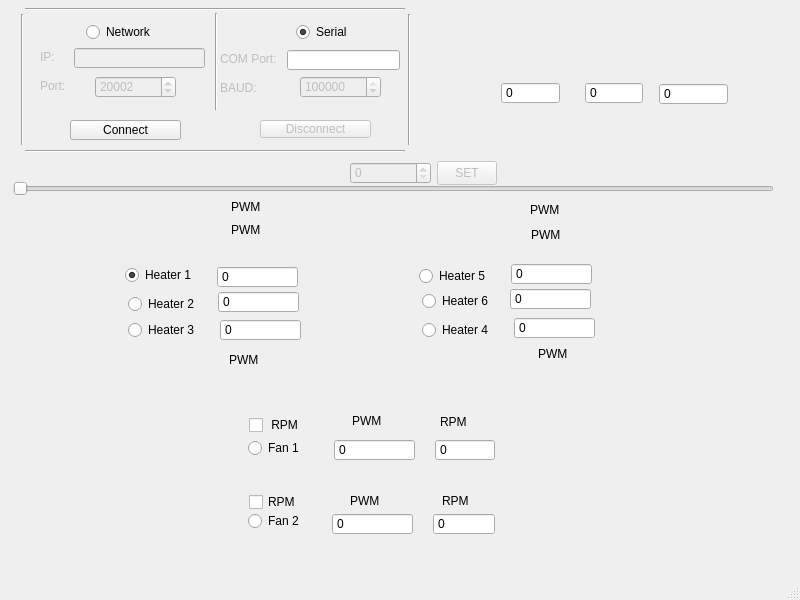
<?xml version="1.0" encoding="UTF-8"?>
<ui version="4.0">
 <class>MainWindow</class>
 <widget class="QMainWindow" name="MainWindow">
  <property name="enabled">
   <bool>true</bool>
  </property>
  <property name="geometry">
   <rect>
    <x>0</x>
    <y>0</y>
    <width>800</width>
    <height>600</height>
   </rect>
  </property>
  <property name="sizePolicy">
   <sizepolicy hsizetype="Preferred" vsizetype="Preferred">
    <horstretch>0</horstretch>
    <verstretch>0</verstretch>
   </sizepolicy>
  </property>
  <property name="windowTitle">
   <string>MainWindow</string>
  </property>
  <widget class="QWidget" name="centralwidget">
   <widget class="QSlider" name="generalSlider">
    <property name="enabled">
     <bool>false</bool>
    </property>
    <property name="geometry">
     <rect>
      <x>13</x>
      <y>179</y>
      <width>761</width>
      <height>20</height>
     </rect>
    </property>
    <property name="maximum">
     <number>255</number>
    </property>
    <property name="orientation">
     <enum>Qt::Horizontal</enum>
    </property>
   </widget>
   <widget class="QRadioButton" name="radioButtonSerial">
    <property name="geometry">
     <rect>
      <x>296</x>
      <y>23</y>
      <width>71</width>
      <height>18</height>
     </rect>
    </property>
    <property name="text">
     <string>Serial</string>
    </property>
    <property name="checked">
     <bool>true</bool>
    </property>
    <attribute name="buttonGroup">
     <string notr="true">buttonGroupComm</string>
    </attribute>
   </widget>
   <widget class="QRadioButton" name="radioButtonNetwork">
    <property name="geometry">
     <rect>
      <x>86</x>
      <y>23</y>
      <width>91</width>
      <height>18</height>
     </rect>
    </property>
    <property name="text">
     <string>Network</string>
    </property>
    <attribute name="buttonGroup">
     <string notr="true">buttonGroupComm</string>
    </attribute>
   </widget>
   <widget class="QSpinBox" name="sliderValue">
    <property name="enabled">
     <bool>false</bool>
    </property>
    <property name="geometry">
     <rect>
      <x>350</x>
      <y>162</y>
      <width>81</width>
      <height>22</height>
     </rect>
    </property>
    <property name="maximum">
     <number>255</number>
    </property>
    <property name="singleStep">
     <number>1</number>
    </property>
   </widget>
   <widget class="QSpinBox" name="baud">
    <property name="enabled">
     <bool>false</bool>
    </property>
    <property name="geometry">
     <rect>
      <x>300</x>
      <y>76</y>
      <width>81</width>
      <height>22</height>
     </rect>
    </property>
    <property name="maximum">
     <number>1000000</number>
    </property>
    <property name="value">
     <number>115200</number>
    </property>
   </widget>
   <widget class="QLabel" name="label_ComPort">
    <property name="enabled">
     <bool>false</bool>
    </property>
    <property name="geometry">
     <rect>
      <x>220</x>
      <y>49</y>
      <width>81</width>
      <height>20</height>
     </rect>
    </property>
    <property name="text">
     <string>COM Port: </string>
    </property>
   </widget>
   <widget class="QLabel" name="label_Baud">
    <property name="enabled">
     <bool>false</bool>
    </property>
    <property name="geometry">
     <rect>
      <x>220</x>
      <y>80</y>
      <width>51</width>
      <height>16</height>
     </rect>
    </property>
    <property name="text">
     <string>BAUD:</string>
    </property>
   </widget>
   <widget class="QLabel" name="label_IP">
    <property name="enabled">
     <bool>false</bool>
    </property>
    <property name="geometry">
     <rect>
      <x>40</x>
      <y>49</y>
      <width>16</width>
      <height>16</height>
     </rect>
    </property>
    <property name="text">
     <string>IP:</string>
    </property>
   </widget>
   <widget class="QLabel" name="label_Port">
    <property name="enabled">
     <bool>false</bool>
    </property>
    <property name="geometry">
     <rect>
      <x>40</x>
      <y>78</y>
      <width>41</width>
      <height>16</height>
     </rect>
    </property>
    <property name="text">
     <string>Port:</string>
    </property>
   </widget>
   <widget class="QSpinBox" name="port">
    <property name="enabled">
     <bool>false</bool>
    </property>
    <property name="geometry">
     <rect>
      <x>95</x>
      <y>76</y>
      <width>81</width>
      <height>22</height>
     </rect>
    </property>
    <property name="maximum">
     <number>65535</number>
    </property>
    <property name="value">
     <number>20002</number>
    </property>
   </widget>
   <widget class="QPushButton" name="connect">
    <property name="geometry">
     <rect>
      <x>70</x>
      <y>120</y>
      <width>111</width>
      <height>20</height>
     </rect>
    </property>
    <property name="text">
     <string>Connect</string>
    </property>
   </widget>
   <widget class="QPushButton" name="disconnect">
    <property name="enabled">
     <bool>false</bool>
    </property>
    <property name="geometry">
     <rect>
      <x>260</x>
      <y>120</y>
      <width>111</width>
      <height>18</height>
     </rect>
    </property>
    <property name="text">
     <string>Disconnect</string>
    </property>
   </widget>
   <widget class="QPushButton" name="setPushButton">
    <property name="enabled">
     <bool>false</bool>
    </property>
    <property name="geometry">
     <rect>
      <x>437</x>
      <y>161</y>
      <width>60</width>
      <height>24</height>
     </rect>
    </property>
    <property name="text">
     <string>SET</string>
    </property>
   </widget>
   <widget class="QLineEdit" name="hostAddress">
    <property name="enabled">
     <bool>false</bool>
    </property>
    <property name="geometry">
     <rect>
      <x>74</x>
      <y>48</y>
      <width>131</width>
      <height>20</height>
     </rect>
    </property>
   </widget>
   <widget class="Line" name="line">
    <property name="geometry">
     <rect>
      <x>25</x>
      <y>149</y>
      <width>380</width>
      <height>4</height>
     </rect>
    </property>
    <property name="orientation">
     <enum>Qt::Horizontal</enum>
    </property>
   </widget>
   <widget class="Line" name="line_2">
    <property name="geometry">
     <rect>
      <x>20</x>
      <y>14</y>
      <width>4</width>
      <height>131</height>
     </rect>
    </property>
    <property name="orientation">
     <enum>Qt::Vertical</enum>
    </property>
   </widget>
   <widget class="Line" name="line_3">
    <property name="geometry">
     <rect>
      <x>25</x>
      <y>7</y>
      <width>380</width>
      <height>4</height>
     </rect>
    </property>
    <property name="minimumSize">
     <size>
      <width>380</width>
      <height>0</height>
     </size>
    </property>
    <property name="orientation">
     <enum>Qt::Horizontal</enum>
    </property>
   </widget>
   <widget class="Line" name="line_4">
    <property name="geometry">
     <rect>
      <x>401</x>
      <y>14</y>
      <width>16</width>
      <height>131</height>
     </rect>
    </property>
    <property name="orientation">
     <enum>Qt::Vertical</enum>
    </property>
   </widget>
   <widget class="Line" name="line_5">
    <property name="geometry">
     <rect>
      <x>208</x>
      <y>13</y>
      <width>16</width>
      <height>97</height>
     </rect>
    </property>
    <property name="orientation">
     <enum>Qt::Vertical</enum>
    </property>
   </widget>
   <widget class="QLineEdit" name="comPort">
    <property name="geometry">
     <rect>
      <x>287</x>
      <y>50</y>
      <width>113</width>
      <height>20</height>
     </rect>
    </property>
   </widget>
   <widget class="QSpinBox" name="heater1">
    <property name="geometry">
     <rect>
      <x>217</x>
      <y>266</y>
      <width>81</width>
      <height>22</height>
     </rect>
    </property>
    <property name="readOnly">
     <bool>true</bool>
    </property>
    <property name="buttonSymbols">
     <enum>QAbstractSpinBox::NoButtons</enum>
    </property>
    <property name="maximum">
     <number>255</number>
    </property>
   </widget>
   <widget class="QSpinBox" name="heater2">
    <property name="geometry">
     <rect>
      <x>218</x>
      <y>291</y>
      <width>81</width>
      <height>22</height>
     </rect>
    </property>
    <property name="readOnly">
     <bool>true</bool>
    </property>
    <property name="buttonSymbols">
     <enum>QAbstractSpinBox::NoButtons</enum>
    </property>
    <property name="maximum">
     <number>255</number>
    </property>
   </widget>
   <widget class="QSpinBox" name="heater3">
    <property name="geometry">
     <rect>
      <x>220</x>
      <y>319</y>
      <width>81</width>
      <height>22</height>
     </rect>
    </property>
    <property name="readOnly">
     <bool>true</bool>
    </property>
    <property name="buttonSymbols">
     <enum>QAbstractSpinBox::NoButtons</enum>
    </property>
    <property name="maximum">
     <number>255</number>
    </property>
   </widget>
   <widget class="QSpinBox" name="heater4">
    <property name="geometry">
     <rect>
      <x>514</x>
      <y>317</y>
      <width>81</width>
      <height>22</height>
     </rect>
    </property>
    <property name="readOnly">
     <bool>true</bool>
    </property>
    <property name="buttonSymbols">
     <enum>QAbstractSpinBox::NoButtons</enum>
    </property>
    <property name="maximum">
     <number>255</number>
    </property>
   </widget>
   <widget class="QSpinBox" name="heater5">
    <property name="geometry">
     <rect>
      <x>511</x>
      <y>263</y>
      <width>81</width>
      <height>22</height>
     </rect>
    </property>
    <property name="readOnly">
     <bool>true</bool>
    </property>
    <property name="buttonSymbols">
     <enum>QAbstractSpinBox::NoButtons</enum>
    </property>
    <property name="maximum">
     <number>255</number>
    </property>
   </widget>
   <widget class="QSpinBox" name="heater6">
    <property name="geometry">
     <rect>
      <x>510</x>
      <y>288</y>
      <width>81</width>
      <height>22</height>
     </rect>
    </property>
    <property name="readOnly">
     <bool>true</bool>
    </property>
    <property name="buttonSymbols">
     <enum>QAbstractSpinBox::NoButtons</enum>
    </property>
    <property name="maximum">
     <number>255</number>
    </property>
   </widget>
   <widget class="QSpinBox" name="heater7">
    <property name="geometry">
     <rect>
      <x>334</x>
      <y>439</y>
      <width>81</width>
      <height>22</height>
     </rect>
    </property>
    <property name="readOnly">
     <bool>true</bool>
    </property>
    <property name="buttonSymbols">
     <enum>QAbstractSpinBox::NoButtons</enum>
    </property>
    <property name="maximum">
     <number>255</number>
    </property>
   </widget>
   <widget class="QSpinBox" name="heater8">
    <property name="geometry">
     <rect>
      <x>332</x>
      <y>513</y>
      <width>81</width>
      <height>22</height>
     </rect>
    </property>
    <property name="readOnly">
     <bool>true</bool>
    </property>
    <property name="buttonSymbols">
     <enum>QAbstractSpinBox::NoButtons</enum>
    </property>
    <property name="maximum">
     <number>255</number>
    </property>
   </widget>
   <widget class="QRadioButton" name="radioButtonH1">
    <property name="geometry">
     <rect>
      <x>125</x>
      <y>266</y>
      <width>69</width>
      <height>18</height>
     </rect>
    </property>
    <property name="text">
     <string>Heater 1</string>
    </property>
    <property name="checked">
     <bool>true</bool>
    </property>
    <attribute name="buttonGroup">
     <string notr="true">buttonGroupHeaters</string>
    </attribute>
   </widget>
   <widget class="QRadioButton" name="radioButtonH2">
    <property name="geometry">
     <rect>
      <x>128</x>
      <y>295</y>
      <width>69</width>
      <height>18</height>
     </rect>
    </property>
    <property name="text">
     <string>Heater 2</string>
    </property>
    <attribute name="buttonGroup">
     <string notr="true">buttonGroupHeaters</string>
    </attribute>
   </widget>
   <widget class="QRadioButton" name="radioButtonH3">
    <property name="geometry">
     <rect>
      <x>128</x>
      <y>321</y>
      <width>69</width>
      <height>18</height>
     </rect>
    </property>
    <property name="text">
     <string>Heater 3</string>
    </property>
    <attribute name="buttonGroup">
     <string notr="true">buttonGroupHeaters</string>
    </attribute>
   </widget>
   <widget class="QRadioButton" name="radioButtonH4">
    <property name="geometry">
     <rect>
      <x>422</x>
      <y>321</y>
      <width>69</width>
      <height>18</height>
     </rect>
    </property>
    <property name="text">
     <string>Heater 4</string>
    </property>
    <attribute name="buttonGroup">
     <string notr="true">buttonGroupHeaters</string>
    </attribute>
   </widget>
   <widget class="QRadioButton" name="radioButtonH5">
    <property name="geometry">
     <rect>
      <x>419</x>
      <y>267</y>
      <width>69</width>
      <height>18</height>
     </rect>
    </property>
    <property name="text">
     <string>Heater 5</string>
    </property>
    <attribute name="buttonGroup">
     <string notr="true">buttonGroupHeaters</string>
    </attribute>
   </widget>
   <widget class="QRadioButton" name="radioButtonH6">
    <property name="geometry">
     <rect>
      <x>422</x>
      <y>292</y>
      <width>69</width>
      <height>18</height>
     </rect>
    </property>
    <property name="text">
     <string>Heater 6</string>
    </property>
    <attribute name="buttonGroup">
     <string notr="true">buttonGroupHeaters</string>
    </attribute>
   </widget>
   <widget class="QRadioButton" name="radioButtonH7">
    <property name="geometry">
     <rect>
      <x>248</x>
      <y>439</y>
      <width>69</width>
      <height>18</height>
     </rect>
    </property>
    <property name="text">
     <string>Fan 1</string>
    </property>
    <attribute name="buttonGroup">
     <string notr="true">buttonGroupHeaters</string>
    </attribute>
   </widget>
   <widget class="QRadioButton" name="radioButtonH8">
    <property name="geometry">
     <rect>
      <x>248</x>
      <y>512</y>
      <width>69</width>
      <height>18</height>
     </rect>
    </property>
    <property name="text">
     <string>Fan 2</string>
    </property>
    <attribute name="buttonGroup">
     <string notr="true">buttonGroupHeaters</string>
    </attribute>
   </widget>
   <widget class="QSpinBox" name="temperatureBox">
    <property name="geometry">
     <rect>
      <x>501</x>
      <y>82</y>
      <width>59</width>
      <height>22</height>
     </rect>
    </property>
    <property name="readOnly">
     <bool>true</bool>
    </property>
    <property name="buttonSymbols">
     <enum>QAbstractSpinBox::NoButtons</enum>
    </property>
    <property name="maximum">
     <number>100</number>
    </property>
   </widget>
   <widget class="QSpinBox" name="humidityBox">
    <property name="geometry">
     <rect>
      <x>585</x>
      <y>82</y>
      <width>58</width>
      <height>22</height>
     </rect>
    </property>
    <property name="readOnly">
     <bool>true</bool>
    </property>
    <property name="buttonSymbols">
     <enum>QAbstractSpinBox::NoButtons</enum>
    </property>
    <property name="maximum">
     <number>100</number>
    </property>
   </widget>
   <widget class="QSpinBox" name="airPressureBox">
    <property name="geometry">
     <rect>
      <x>659</x>
      <y>83</y>
      <width>69</width>
      <height>22</height>
     </rect>
    </property>
    <property name="readOnly">
     <bool>true</bool>
    </property>
    <property name="buttonSymbols">
     <enum>QAbstractSpinBox::NoButtons</enum>
    </property>
    <property name="maximum">
     <number>2000</number>
    </property>
   </widget>
   <widget class="QSpinBox" name="rpm1Box">
    <property name="geometry">
     <rect>
      <x>435</x>
      <y>439</y>
      <width>60</width>
      <height>22</height>
     </rect>
    </property>
    <property name="readOnly">
     <bool>true</bool>
    </property>
    <property name="buttonSymbols">
     <enum>QAbstractSpinBox::NoButtons</enum>
    </property>
    <property name="maximum">
     <number>3000</number>
    </property>
   </widget>
   <widget class="QSpinBox" name="rpm2Box">
    <property name="geometry">
     <rect>
      <x>433</x>
      <y>513</y>
      <width>62</width>
      <height>22</height>
     </rect>
    </property>
    <property name="readOnly">
     <bool>true</bool>
    </property>
    <property name="buttonSymbols">
     <enum>QAbstractSpinBox::NoButtons</enum>
    </property>
    <property name="maximum">
     <number>3000</number>
    </property>
   </widget>
   <widget class="QCheckBox" name="Fan2RPMEnabled">
    <property name="geometry">
     <rect>
      <x>249</x>
      <y>493</y>
      <width>73</width>
      <height>18</height>
     </rect>
    </property>
    <property name="text">
     <string>RPM</string>
    </property>
   </widget>
   <widget class="QCheckBox" name="Fan1RPMEnabled">
    <property name="geometry">
     <rect>
      <x>249</x>
      <y>416</y>
      <width>72</width>
      <height>18</height>
     </rect>
    </property>
    <property name="text">
     <string> RPM</string>
    </property>
   </widget>
   <widget class="QLabel" name="label">
    <property name="geometry">
     <rect>
      <x>352</x>
      <y>415</y>
      <width>37</width>
      <height>12</height>
     </rect>
    </property>
    <property name="text">
     <string>PWM</string>
    </property>
   </widget>
   <widget class="QLabel" name="label_2">
    <property name="geometry">
     <rect>
      <x>440</x>
      <y>416</y>
      <width>37</width>
      <height>12</height>
     </rect>
    </property>
    <property name="text">
     <string>RPM</string>
    </property>
   </widget>
   <widget class="QLabel" name="label_3">
    <property name="geometry">
     <rect>
      <x>350</x>
      <y>495</y>
      <width>37</width>
      <height>12</height>
     </rect>
    </property>
    <property name="text">
     <string>PWM</string>
    </property>
   </widget>
   <widget class="QLabel" name="label_4">
    <property name="geometry">
     <rect>
      <x>442</x>
      <y>495</y>
      <width>37</width>
      <height>12</height>
     </rect>
    </property>
    <property name="text">
     <string>RPM</string>
    </property>
   </widget>
   <widget class="QLabel" name="label_5">
    <property name="geometry">
     <rect>
      <x>231</x>
      <y>201</y>
      <width>37</width>
      <height>12</height>
     </rect>
    </property>
    <property name="text">
     <string>PWM</string>
    </property>
   </widget>
   <widget class="QLabel" name="label_6">
    <property name="geometry">
     <rect>
      <x>231</x>
      <y>224</y>
      <width>37</width>
      <height>12</height>
     </rect>
    </property>
    <property name="text">
     <string>PWM</string>
    </property>
   </widget>
   <widget class="QLabel" name="label_7">
    <property name="geometry">
     <rect>
      <x>229</x>
      <y>354</y>
      <width>37</width>
      <height>12</height>
     </rect>
    </property>
    <property name="text">
     <string>PWM</string>
    </property>
   </widget>
   <widget class="QLabel" name="label_8">
    <property name="geometry">
     <rect>
      <x>530</x>
      <y>204</y>
      <width>37</width>
      <height>12</height>
     </rect>
    </property>
    <property name="text">
     <string>PWM</string>
    </property>
   </widget>
   <widget class="QLabel" name="label_9">
    <property name="geometry">
     <rect>
      <x>531</x>
      <y>229</y>
      <width>37</width>
      <height>12</height>
     </rect>
    </property>
    <property name="text">
     <string>PWM</string>
    </property>
   </widget>
   <widget class="QLabel" name="label_10">
    <property name="geometry">
     <rect>
      <x>538</x>
      <y>348</y>
      <width>37</width>
      <height>12</height>
     </rect>
    </property>
    <property name="text">
     <string>PWM</string>
    </property>
   </widget>
  </widget>
  <widget class="QMenuBar" name="menubar">
   <property name="geometry">
    <rect>
     <x>0</x>
     <y>0</y>
     <width>800</width>
     <height>17</height>
    </rect>
   </property>
  </widget>
  <widget class="QStatusBar" name="statusbar"/>
 </widget>
 <resources/>
 <connections>
  <connection>
   <sender>generalSlider</sender>
   <signal>valueChanged(int)</signal>
   <receiver>sliderValue</receiver>
   <slot>setValue(int)</slot>
   <hints>
    <hint type="sourcelabel">
     <x>25</x>
     <y>469</y>
    </hint>
    <hint type="destinationlabel">
     <x>390</x>
     <y>518</y>
    </hint>
   </hints>
  </connection>
  <connection>
   <sender>sliderValue</sender>
   <signal>valueChanged(int)</signal>
   <receiver>generalSlider</receiver>
   <slot>setValue(int)</slot>
   <hints>
    <hint type="sourcelabel">
     <x>411</x>
     <y>518</y>
    </hint>
    <hint type="destinationlabel">
     <x>411</x>
     <y>468</y>
    </hint>
   </hints>
  </connection>
 </connections>
 <buttongroups>
  <buttongroup name="buttonGroupComm"/>
  <buttongroup name="buttonGroupHeaters"/>
 </buttongroups>
</ui>
